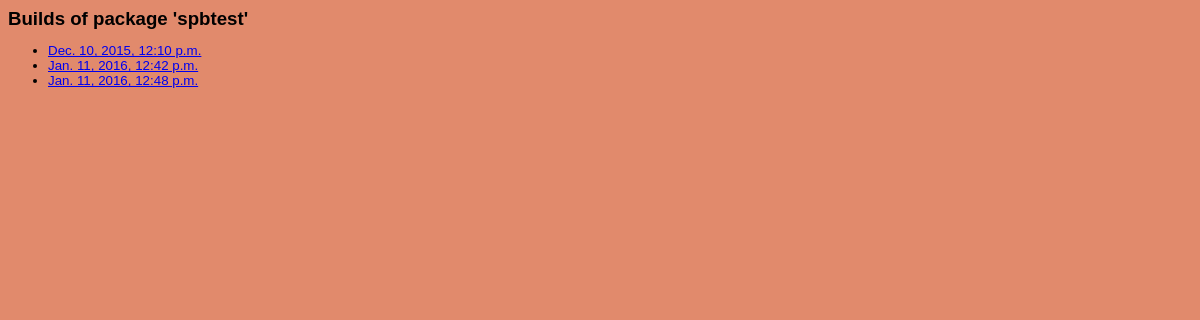
Before: /jobs/1/ with the older database file.
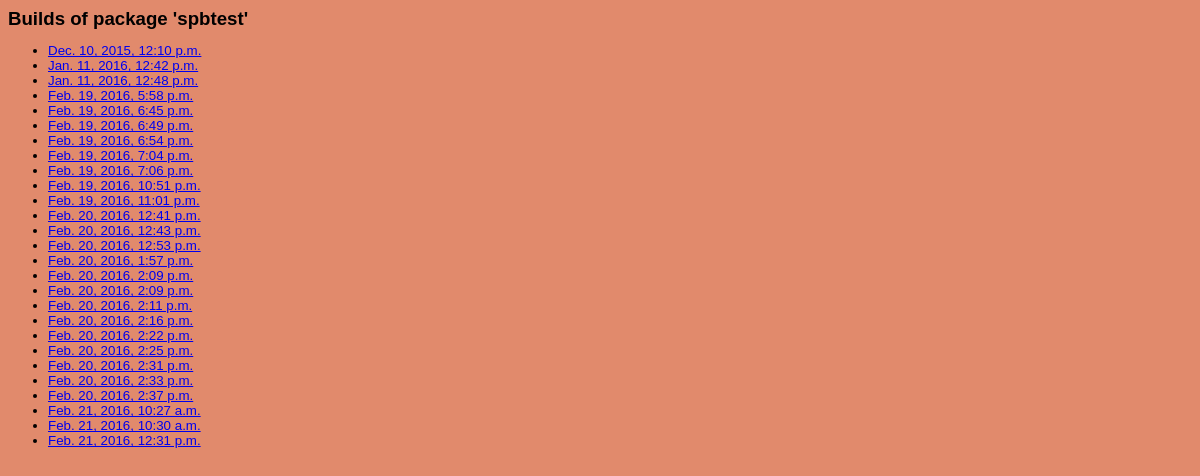
After: the same page with the newer database file.
### viewhistory/models.py (models this page shows)
class Job(models.Model):
    package = models.ForeignKey(Package)
    job_id = models.CharField(max_length=50) # unique for each job
    repository = models.CharField(max_length=20)
    r_version = models.CharField(max_length=10)
    bioc_version = models.CharField(max_length=10)
    time_started = models.DateTimeField()
    pkg_url = models.CharField(max_length=200)
    force = models.BooleanField()
    client_id = models.CharField(max_length=255)

### viewhistory/views.py (the view)
# urls.py: url(r'^jobs/(?P<package_id>\d+)/$', 'viewhistory.views.jobs'),
def jobs(request, package_id):
    p = Package.objects.get(pk=package_id)
    jobs = Job.objects.filter(package=p)#.order_by('id')
    return render_to_response('jobs.html', {'jobs': jobs,
      "package": jobs[0].package.name},
      context_instance=RequestContext(request))

### viewhistory/templates/jobs.html (shortened to what this page needs)
{% extends "base.html" %}
{% block content %}
    {% if jobs %}
        <h2>Builds of package '{{package}}'</h2>
            <ul>
                {% for job in jobs %}
                    <li><a href="/job/{{job.id}}/">{{job.time_started}}</a></li>
                {% endfor %}
            </ul>
    {% endif %}
{% endblock %}

Changed rows visible on the page:
added Job: time_started "Feb. 19, 2016, 5:58 p.m."
added Job: time_started "Feb. 19, 2016, 6:45 p.m."
added Job: time_started "Feb. 19, 2016, 6:49 p.m."
added Job: time_started "Feb. 19, 2016, 6:54 p.m."
added Job: time_started "Feb. 19, 2016, 7:04 p.m."
added Job: time_started "Feb. 19, 2016, 7:06 p.m."
added Job: time_started "Feb. 19, 2016, 10:51 p.m."
added Job: time_started "Feb. 19, 2016, 11:01 p.m."
added Job: time_started "Feb. 20, 2016, 12:41 p.m."
added Job: time_started "Feb. 20, 2016, 12:43 p.m."
added Job: time_started "Feb. 20, 2016, 12:53 p.m."
added Job: time_started "Feb. 20, 2016, 1:57 p.m."
added Job: time_started "Feb. 20, 2016, 2:09 p.m."
added Job: time_started "Feb. 20, 2016, 2:09 p.m."
added Job: time_started "Feb. 20, 2016, 2:11 p.m."
added Job: time_started "Feb. 20, 2016, 2:16 p.m."
added Job: time_started "Feb. 20, 2016, 2:22 p.m."
added Job: time_started "Feb. 20, 2016, 2:25 p.m."
added Job: time_started "Feb. 20, 2016, 2:31 p.m."
added Job: time_started "Feb. 20, 2016, 2:33 p.m."
added Job: time_started "Feb. 20, 2016, 2:37 p.m."
added Job: time_started "Feb. 21, 2016, 10:27 a.m."
added Job: time_started "Feb. 21, 2016, 10:30 a.m."
added Job: time_started "Feb. 21, 2016, 12:31 p.m."
